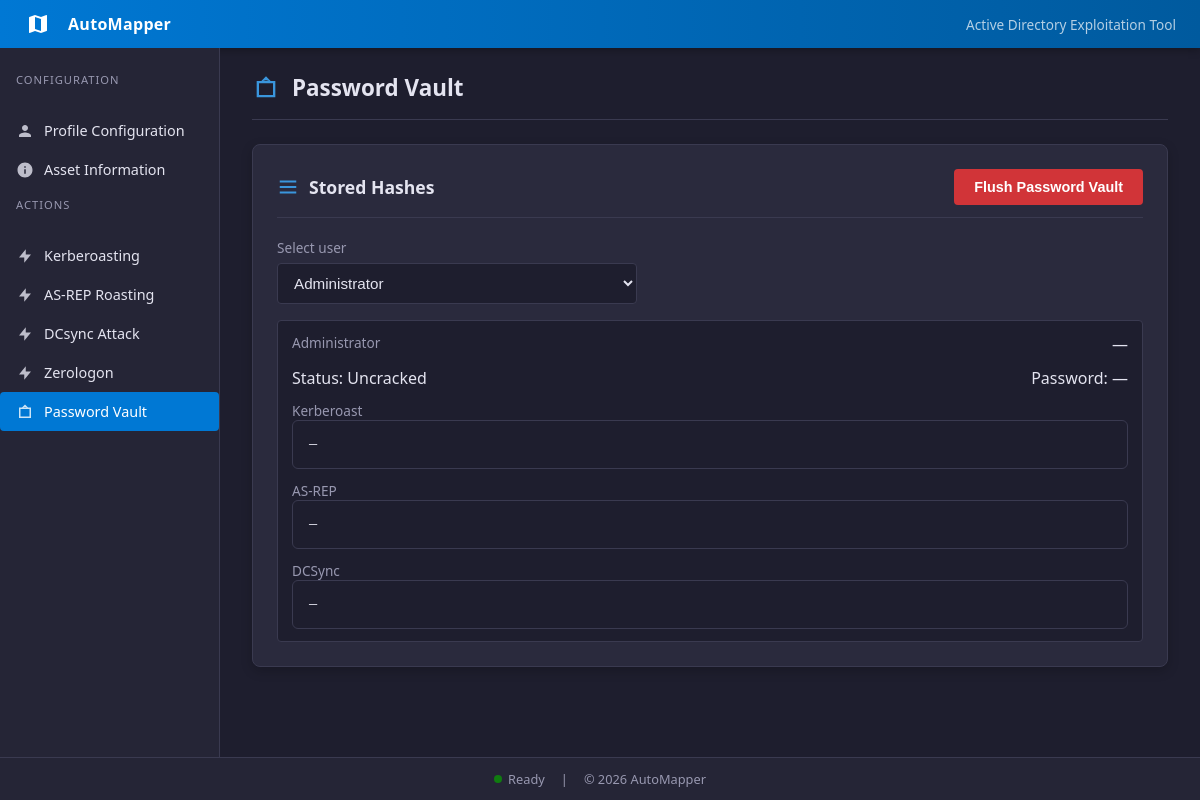
Page /vault on the earlier database version.
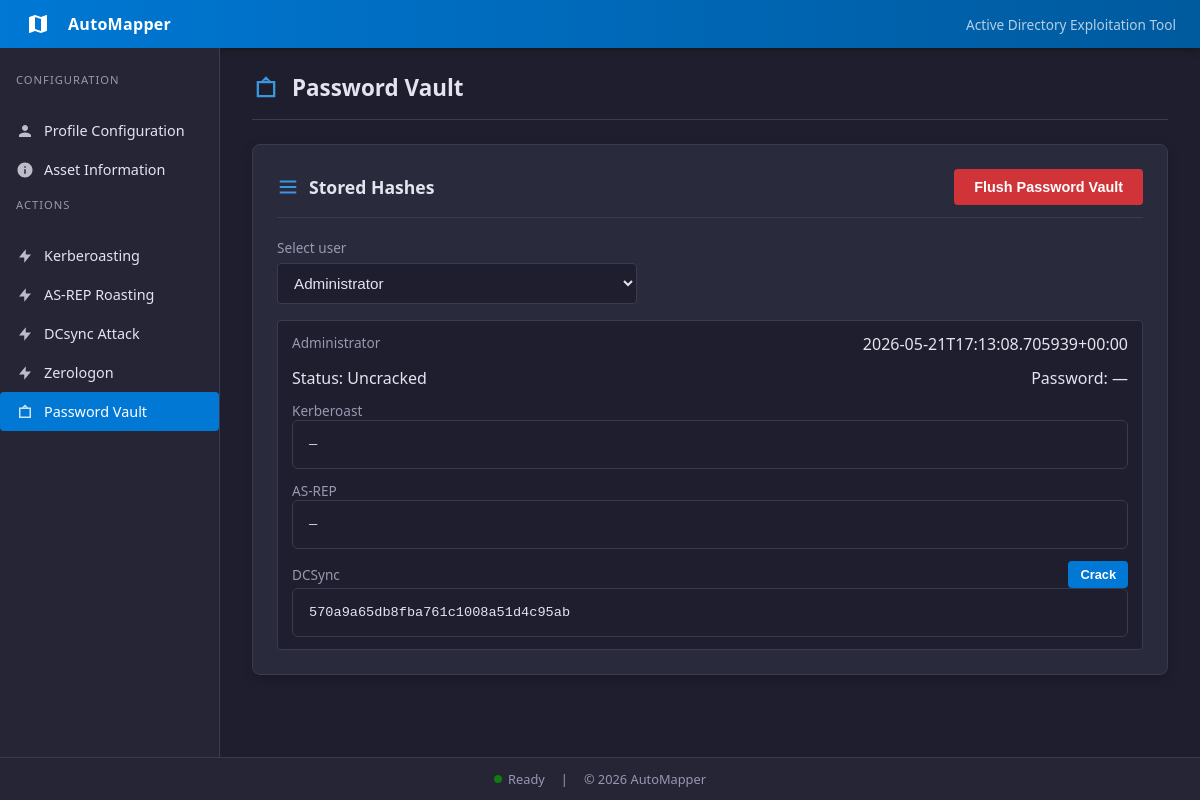
Same page on the later database version.
### tables this page shows
CREATE TABLE users (
    username text,
    description text,
    groups text,
    ntlmHash text,
    kerberosHash text,
    asrepHash text,
    password text,
    lastSet timestamp
, pwdLastSet text, machineAccountQuota text);

### app/routes/main.py (the view, shortened to what this page needs)
@main_bp.route("/vault", methods=["GET", "POST"])
def vault():
    users = fetch_vault_users()
    selected_username = request.args.get("username")
    if not selected_username and users:
        selected_username = users[0]["username"]
    status_message = None
    error = None
    cracked_lines = []
    selected_user = next(
        (user for user in users if user["username"] == selected_username),
        None,
    )
    return render_template(
        "vault.html",
        users=users,
        selected_user=selected_user,
        selected_username=selected_username,
        status_message=status_message,
        error=error,
        cracked_lines=cracked_lines,
    )

### app/db/database.py (called while the page is built)
def get_db():
    conn = sqlite3.connect(DB_PATH)
    conn.row_factory = sqlite3.Row
    return conn

def _normalize_username(value):
    if not value:
        return value
    return value.split("\\", 1)[-1]

### app/templates/vault.html (shortened to what this page needs)
{% extends 'base.html' %}
{% block content %}
<div class="page-header">
  <svg viewBox="0 0 24 24"><path d="M12 2l4 4h4v14H4V6h4l4-4zm0 3.41L9.41 6h5.18L12 5.41zM6 8v10h12V8H6z"/></svg>
  <h1 class="page-title">Password Vault</h1>
</div>
<section class="card wide">
  <div class="card-header">
    <svg viewBox="0 0 24 24"><path d="M3 5h18v2H3V5zm0 6h18v2H3v-2zm0 6h18v2H3v-2z"/></svg>
    <h1>Stored Hashes</h1>
    <form method="POST" style="margin-left: auto;">
      <button class="btn danger" name="action" value="flush" type="submit">
        Flush Password Vault
      </button>
    </form>
  </div>
  {% if users %}
  <form method="GET" class="form" style="margin-bottom: 16px;">
    <div class="field" style="max-width: 360px;">
      <label for="vault-user-select">Select user</label>
      <select id="vault-user-select" name="username" class="input" onchange="this.form.submit()">
        {% for user in users %}
        <option value="{{ user.username }}" {% if selected_username == user.username %}selected{% endif %}>
          {{ user.username }}
        </option>
        {% endfor %}
      </select>
    </div>
  </form>
  {% if selected_user %}
  <div class="output">
    <div class="output-row" style="align-items: flex-start; flex-direction: column; gap: 0.75rem;">
      <div style="display: flex; justify-content: space-between; width: 100%; gap: 1rem; flex-wrap: wrap;">
        <span class="label">{{ selected_user.username }}</span>
        <span class="value">{{ selected_user.timestamp or '—' }}</span>
      </div>
      <div style="display: flex; justify-content: space-between; width: 100%; gap: 1rem; flex-wrap: wrap;">
        <span class="value">Status: {{ selected_user.status }}</span>
        <span class="value">Password: {{ selected_user.password or '—' }}</span>
      </div>
      <div style="display: grid; gap: 0.75rem; width: 100%;">
        <div>
          <div style="display: flex; align-items: center; justify-content: space-between; gap: 0.75rem;">
            <span class="label">Kerberoast</span>
          </div>
          <pre class="result-box" style="width: 100%; margin: 0; white-space: pre-wrap; word-break: break-all;">{{ selected_user.kerberos_hash or '—' }}</pre>
        </div>
        <div>
          <div style="display: flex; align-items: center; justify-content: space-between; gap: 0.75rem;">
            <span class="label">AS-REP</span>
          </div>
          <pre class="result-box" style="width: 100%; margin: 0; white-space: pre-wrap; word-break: break-all;">{{ selected_user.asrep_hash or '—' }}</pre>
        </div>
        <div>
          <div style="display: flex; align-items: center; justify-content: space-between; gap: 0.75rem;">
            <span class="label">DCSync</span>
            {% if selected_user.ntlm_hash %}
            <form method="POST" style="margin: 0;">
              <button class="btn small" name="action" value="crack">Crack</button>
            </form>
            {% endif %}
          </div>
          <pre class="result-box" style="width: 100%; margin: 0; white-space: pre-wrap; word-break: break-all;">{{ selected_user.ntlm_hash or '—' }}</pre>
        </div>
      </div>
    </div>
  </div>
  {% endif %}
  {% else %}
  <div class="notice">No hashes stored yet. Run kerberoasting, AS-REP roasting, or DCSync to populate the vault.</div>
  {% endif %}
</section>
{% endblock %}

### app/templates/base.html (shortened to what this page needs)
<!DOCTYPE html>
<html lang="en">
  <head>
    <link
      rel="stylesheet"
      href="{{ url_for('static', filename='css/style.css') }}"
    />
  </head>
  <body>
    <div class="app-shell">
      <header class="app-header">
        <div class="header-icon">
          <svg viewBox="0 0 24 24"><path d="M20.5 3l-.16.03L15 5.1 9 3 3.36 4.9c-.21.07-.36.25-.36.48V20.5c0 .28.22.5.5.5l.16-.03L9 18.9l6 2.1 5.64-1.9c.21-.07.36-.25.36-.48V3.5c0-.28-.22-.5-.5-.5zM15 19l-6-2.11V5l6 2.11V19z"/></svg>
        </div>
        <div class="brand">AutoMapper</div>
        <div class="tagline">Active Directory Exploitation Tool</div>
      </header>
      <div class="app-body">
        <aside class="sidebar">
          <div class="nav-section">
            <div class="nav-section-title">Configuration</div>
          </div>
          <a
            href="{{ url_for('main.index') }}"
            class="nav-item {% if request.endpoint == 'main.index' %}active{% endif %}"
          >
            <svg viewBox="0 0 24 24"><path d="M12 12c2.21 0 4-1.79 4-4s-1.79-4-4-4-4 1.79-4 4 1.79 4 4 4zm0 2c-2.67 0-8 1.34-8 4v2h16v-2c0-2.66-5.33-4-8-4z"/></svg>
            Profile Configuration
          </a>
          <a
            href="{{ url_for('main.user_info') }}"
            class="nav-item {% if request.endpoint == 'main.user_info' %}active{% endif %}"
          >
            <svg viewBox="0 0 24 24"><path d="M12 2C6.48 2 2 6.48 2 12s4.48 10 10 10 10-4.48 10-10S17.52 2 12 2zm1 15h-2v-6h2v6zm0-8h-2V7h2v2z"/></svg>
            Asset Information
          </a>
          <div class="nav-section">
            <div class="nav-section-title">Actions</div>
          </div>
          <a
            href="{{ url_for('main.kerberoast') }}"
            class="nav-item {% if request.endpoint == 'main.exploitation' %}active{% endif %}"
          >
            <svg viewBox="0 0 24 24"><path d="M13 10V3L4 14h7v7l9-11h-7z"/></svg>
            Kerberoasting
          </a>
          <a
            href="{{ url_for('main.asreproast') }}"
            class="nav-item {% if request.endpoint == 'main.asreproast' %}active{% endif %}"
          >
            <svg viewBox="0 0 24 24"><path d="M13 10V3L4 14h7v7l9-11h-7z"/></svg>
            AS-REP Roasting
          </a>
          <a
            href="{{ url_for('main.dcsync') }}"
            class="nav-item {% if request.endpoint == 'main.dcsync' %}active{% endif %}"
          >
            <svg viewBox="0 0 24 24"><path d="M13 10V3L4 14h7v7l9-11h-7z"/></svg>
            DCsync Attack
          </a>
          <a
            href="{{ url_for('main.zerologon') }}"
            class="nav-item {% if request.endpoint == 'main.zerologon' %}active{% endif %}"
          >
            <svg viewBox="0 0 24 24"><path d="M13 10V3L4 14h7v7l9-11h-7z"/></svg>
            Zerologon
          </a>
          <a
            href="{{ url_for('main.vault') }}"
            class="nav-item {% if request.endpoint == 'main.vault' %}active{% endif %}"
          >
            <svg viewBox="0 0 24 24"><path d="M12 2l4 4h4v14H4V6h4l4-4zm0 3.41L9.41 6h5.18L12 5.41zM6 8v10h12V8H6z"/></svg>
            Password Vault
          </a>
        </aside>
        <main class="app-main">
          {% block content %}{% endblock %}
        </main>
      </div>
      <footer class="app-footer">
        <div class="status-bar">
          <div class="status-item">
            <span class="status-dot"></span>
            <span>Ready</span>
          </div>
          <span>|</span>
          <span>© 2026 AutoMapper</span>
        </div>
      </footer>
    </div>
  </body>
</html>

### app/static/css/style.css (style rules this page uses)
:root { --bg: #1e1e2e; --sidebar: #252536; --card: #2a2a3d; --text: #e4e4f0; --muted: #9898b0; --accent: #0078d4; --accent-dark: #005a9e; --accent-light: #3a96dd; --success: #107c10; --warning: #ff8c00; --border: #3a3a50; --header-bg: linear-gradient(90deg, #0078d4, #005a9e); }
* { box-sizing: border-box; margin: 0; padding: 0; }
body { font-family: "Segoe UI", system-ui, -apple-system, sans-serif; background: var(--bg); color: var(--text); min-height: 100vh; display: flex; flex-direction: column; }
.app-shell { display: flex; flex-direction: column; min-height: 100vh; }
.app-header { background: var(--header-bg); padding: 0 24px; height: 48px; display: flex; align-items: center; gap: 16px; box-shadow: 0 2px 8px rgba(0, 0, 0, 0.3); }
.header-icon { width: 28px; height: 28px; display: flex; align-items: center; justify-content: center; }
.header-icon svg { width: 24px; height: 24px; fill: white; }
.brand { font-size: 1rem; font-weight: 600; color: white; letter-spacing: 0.3px; }
.tagline { color: rgba(255, 255, 255, 0.7); font-size: 0.85rem; margin-left: auto; }
.app-body { display: flex; flex: 1; }
.sidebar { width: 220px; background: var(--sidebar); border-right: 1px solid var(--border); padding: 16px 0; display: flex; flex-direction: column; }
.nav-section { padding: 8px 16px; margin-bottom: 8px; }
.nav-section-title { font-size: 0.7rem; text-transform: uppercase; letter-spacing: 1px; color: var(--muted); margin-bottom: 8px; }
.nav-item { display: flex; align-items: center; gap: 10px; padding: 10px 16px; color: var(--text); text-decoration: none; border-radius: 4px; font-size: 0.9rem; transition: background 0.15s ease; }
.nav-item.active { background: var(--accent); color: white; }
.nav-item svg { width: 18px; height: 18px; fill: currentColor; opacity: 0.8; }
.app-main { flex: 1; padding: 24px 32px; overflow-y: auto; }
.page-header { display: flex; align-items: center; gap: 12px; margin-bottom: 24px; padding-bottom: 16px; border-bottom: 1px solid var(--border); }
.page-header svg { width: 28px; height: 28px; fill: var(--accent-light); }
.page-title { font-size: 1.4rem; font-weight: 600; }
.card { background: var(--card); border: 1px solid var(--border); border-radius: 8px; padding: 24px; max-width: 600px; box-shadow: 0 4px 12px rgba(0, 0, 0, 0.2); }
.card.wide { max-width: none; width: 100%; }
.card-header { display: flex; align-items: center; gap: 10px; margin-bottom: 20px; padding-bottom: 12px; border-bottom: 1px solid var(--border); }
.card-header svg { width: 22px; height: 22px; fill: var(--accent-light); }
.card h1 { font-size: 1.1rem; font-weight: 600; }
.form .field { display: flex; flex-direction: column; gap: 6px; margin-bottom: 14px; }
.form .field label { font-size: 0.85rem; color: var(--muted); }
.input { background: var(--bg); border: 1px solid var(--border); border-radius: 4px; padding: 10px 12px; color: var(--text); font-size: 0.95rem; transition: border 0.15s ease, box-shadow 0.15s ease; }
.input::placeholder { color: var(--muted); opacity: 0.6; }
.btn { background: var(--accent); color: white; border: none; border-radius: 4px; padding: 10px 20px; cursor: pointer; font-weight: 600; font-size: 0.9rem; text-decoration: none; display: inline-flex; align-items: center; gap: 8px; transition: background 0.15s ease; }
.btn.danger { background: #d13438; }
.btn.small { padding: 6px 12px; font-size: 0.8rem; }
.output { display: flex; flex-direction: column; gap: 10px; margin-top: 16px; }
.output-row { display: flex; justify-content: space-between; align-items: center; background: var(--bg); border: 1px solid var(--border); border-radius: 4px; padding: 12px 14px; }
.output-row .label { color: var(--muted); font-size: 0.85rem; }
.output-row .value { color: var(--text); font-weight: 500; }
.result-box { background: var(--bg); border: 1px solid var(--border); border-radius: 6px; padding: 16px; font-size: 0.85rem; color: var(--text); white-space: pre-wrap; word-break: break-all; }
.app-footer { background: var(--sidebar); border-top: 1px solid var(--border); padding: 12px 24px; text-align: center; color: var(--muted); font-size: 0.8rem; }
.status-bar { display: flex; align-items: center; gap: 16px; justify-content: center; }
.status-item { display: flex; align-items: center; gap: 6px; }
.status-dot { width: 8px; height: 8px; border-radius: 50%; background: var(--success); }

Differences in the rows shown:
changed users "Administrator": lastSet (not shown) → "2026-05-21T17:13:08.705939+00:00"; ntlmHash (not shown) → "570a9a65db8fba761c1008a51d4c95ab"
Other differences:
{{ selected_user.timestamp or '—' }}: "—" → (not shown)
{{ selected_user.ntlm_hash or '—' }}: "—" → (not shown)
text now shown: "Crack"
